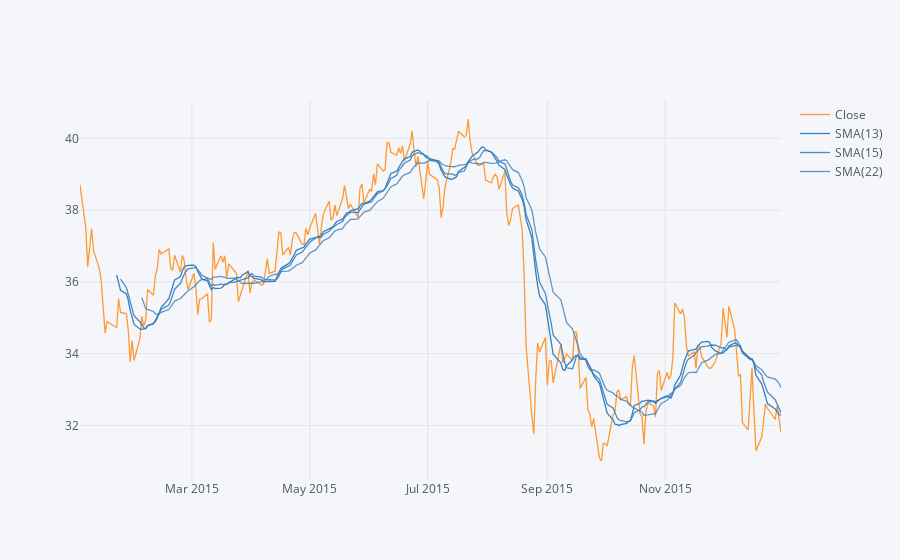

Notebook source saved alongside this figure:
### Markdown cell above
** Use .ta_plot(study='sma') to create a Simple Moving Averages plot of Morgan Stanley for the year 2015.**

### Code cell
bank_stocks[bank_stocks.index.year == 2015]['MS']['Close'].ta_plot(study='sma',periods=[13,15,22])

### Figure 1 — Plotly figure (JSON) as saved in the notebook; plotly's stock layout.template omitted (floating-point values rounded to 4 significant figures; data arrays with more than 128 entries replaced by an {"elided": "..."} marker saying what was removed)
{"data": [{"line": {"color": "rgba(255, 153, 51, 1.0)", "dash": "solid", "width": 1.3}, "mode": "lines", "name": "Close", "text": "", "type": "scatter", "x": {"elided": "252 str values"}, "y": {"elided": "252 float values"}}, {"line": {"color": "rgba(55, 128, 191, 1.0)", "dash": "solid", "width": 1.3}, "mode": "lines", "name": "SMA(13)", "text": "", "type": "scatter", "x": {"elided": "252 str values"}, "y": {"elided": "252 mixed values"}}, {"line": {"color": "rgba(55, 128, 191, 0.89999999999999991)", "dash": "solid", "width": 1.3}, "mode": "lines", "name": "SMA(15)", "text": "", "type": "scatter", "x": {"elided": "252 str values"}, "y": {"elided": "252 mixed values"}}, {"line": {"color": "rgba(55, 128, 191, 0.79999999999999982)", "dash": "solid", "width": 1.3}, "mode": "lines", "name": "SMA(22)", "text": "", "type": "scatter", "x": {"elided": "252 str values"}, "y": {"elided": "252 mixed values"}}], "layout": {"legend": {"bgcolor": "#F5F6F9", "font": {"color": "#4D5663"}}, "paper_bgcolor": "#F5F6F9", "plot_bgcolor": "#F5F6F9", "titlefont": {"color": "#4D5663"}, "xaxis1": {"gridcolor": "#E1E5ED", "showgrid": true, "tickfont": {"color": "#4D5663"}, "title": "", "titlefont": {"color": "#4D5663"}, "zerolinecolor": "#E1E5ED"}, "yaxis1": {"gridcolor": "#E1E5ED", "showgrid": true, "tickfont": {"color": "#4D5663"}, "title": "", "titlefont": {"color": "#4D5663"}, "zerolinecolor": "#E1E5ED"}}}
